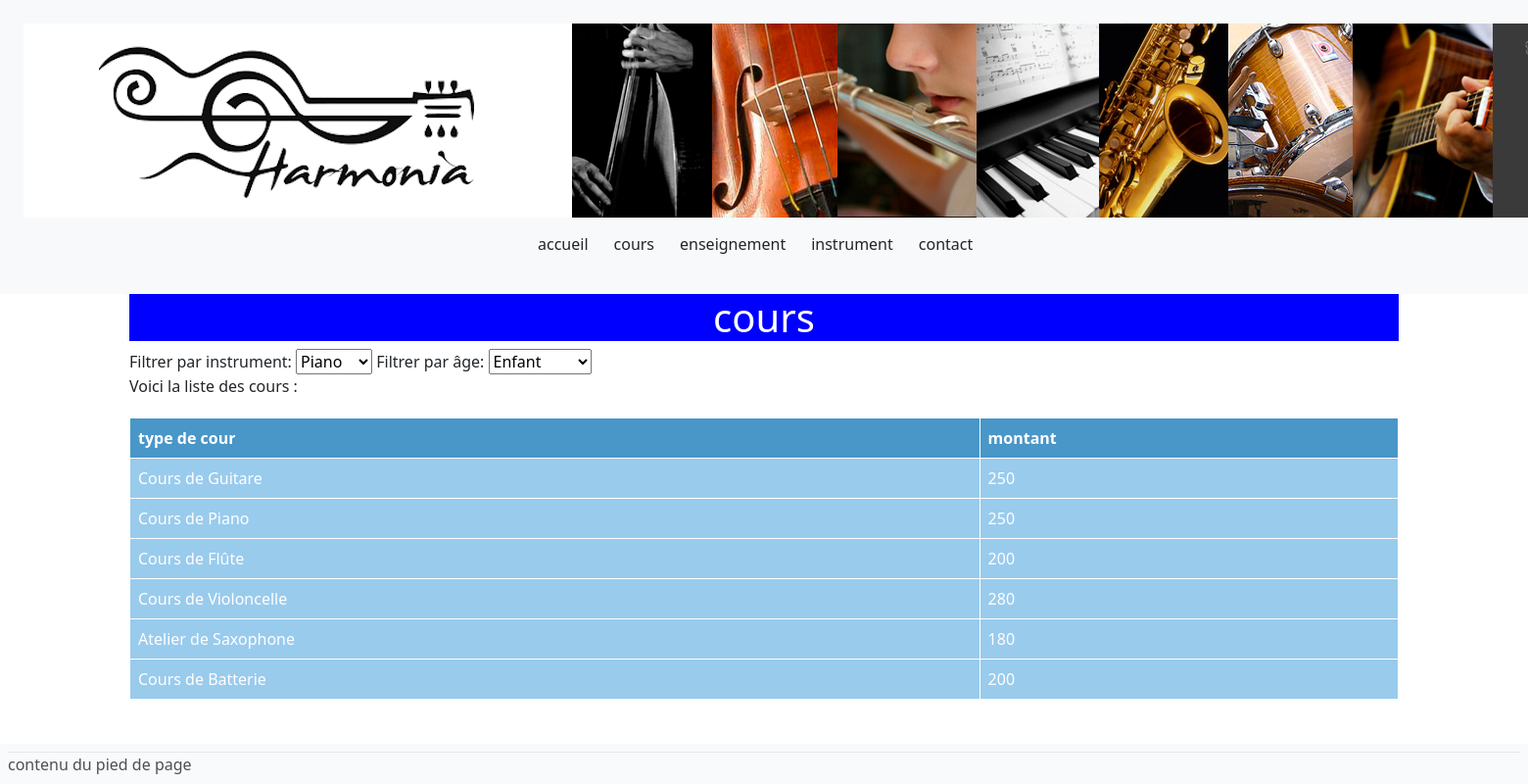
Page /index.php?action=cours on the committed database.
### tables this page shows
CREATE TABLE `cours` (
  `id` int(11) NOT NULL,
  `libelleCours` varchar(50) NOT NULL,
  `dateDebut` date DEFAULT NULL,
  `dateFin` date DEFAULT NULL,
  `ageMini` int(11) NOT NULL,
  `ageMaxi` int(11) NOT NULL,
  `nbPlaces` int(11) NOT NULL,
  `idInstrument` int(11) NOT NULL,
  `idTypeCours` int(11) NOT NULL,
  `idNiveauCours` int(11) NOT NULL,
  `idEnseignant` int(11) NOT NULL
);

CREATE TABLE `cours_types_tarifs` (
  `idTypeCours` int(11) NOT NULL,
  `idNiveauCours` int(11) NOT NULL,
  `montant` int(11) NOT NULL
);

### pages/cours.php (the view, shortened to what this page needs)
<header>
    <h1 class="titre-paragraphe">cours</h1>
</header>
<div id="filtr">
    <label for="instrument">Filtrer par instrument:</label>
    <select id="instrument">
        <option value="piano">Piano</option>
    </select>
    <label for="age">Filtrer par âge:</label>
    <select id="age">
        <option value="enfant">Enfant</option>
    </select>
</div>
<div id="lipsum">
    <p>
        Voici la liste des cours :
    </p>
</div>
<?php
$SQL = "SELECT cours.libelleCours, cours_types.libelle as 'typesdecours',cours_niveaux.libelle as 'niveaudecours', ecole_enseignants.nom, instruments_types.photo, cours_types_tarifs.montant
FROM cours
JOIN cours_types ON cours_types.id = cours.idTypeCours
JOIN ecole_enseignants ON ecole_enseignants.id = cours.idEnseignant
JOIN cours_types_tarifs ON cours_types.id = cours_types_tarifs.idTypeCours
JOIN cours_niveaux ON cours.idNiveauCours = cours_niveaux.id AND cours_types_tarifs.idNiveauCours = cours_niveaux.id
JOIN instruments_types ON cours.idInstrument = instruments_types.id;";
$stmt = $connexion->prepare($SQL);
$stmt->execute();
$lescours = $stmt->fetchAll(PDO::FETCH_ASSOC);
echo "<table class='tableaucours'>";
echo "<tr><th>type de cour</th><th>montant</th></tr>";
foreach ($lescours as $cours) {
    echo "<tr>";
    echo "<td>" . $cours["libelleCours"] . "</td>";
    echo "<td>" . $cours["montant"] . "</td>";
    echo "</tr>";
}
echo "</table>";
?>

### index.php (shortened to what this page needs)
<!doctype html>
<html lang="fr">
<?php
	include('routes.php');
?>
	<head>
			<link href="https://cdn.jsdelivr.net/npm/bootstrap@5.3.2/dist/css/bootstrap.min.css" rel="stylesheet">
			<link rel="stylesheet" href="template-css/style.css" media="screen" />
	</head>
	<body>
		<header class="bg-light text-dark p-4 bandeau-container sticky-top">
			<div class="banner">
				<?php include('bandeau.php'); ?>
			</div>
			<nav class="navbar navbar-expand-lg">
				<div class="container-fluid">
					<?php include('menu.php'); ?>
				</div>
			</nav>
		</header>
		<div class="container">
			<section>
				<?php include($content); ?>
			</section>
		</div>
		<footer class="bg-light text-dark p-2 fixed-bottom" style="opacity: 0.8;">
			<div class="d-flex flex-column flex-sm-row justify-content-between  border-top">
				<?php include('pied_page.php'); ?>
			</div>
		</footer>
	</body>
</html>

### bandeau.php
<img src="logo1600.png" alt="">

### menu.php (shortened to what this page needs)
<div class="entete" id="navbarSupportedContent">
	<ul class="navbar-nav me-auto mb-2 mb-lg-0">
		<li class="nav-item">
			<a class="btn btn-retro" href="index.php?action=accueil">
			<span class="icon-text">accueil</span></a>
		</li>
		<li class="nav-item">
			<a class="btn btn-retro" href="index.php?action=cours">
			<span class="icon-text">cours</span></a>
		</li>
		<li class="nav-item">
			<a class="btn btn-retro" href="index.php?action=enseignement">
			<span class="icon-text">enseignement</span></a>
		</li>
		<li class="nav-item">
			<a class="btn btn-retro" href="index.php?action=instrument">
			<span class="icon-text">instrument</span></a>
		</li>
		<li class="nav-item">
			<a class="btn btn-retro" href="index.php?action=contact">
			<span class="icon-text">contact</span></a>
		</li>
	</ul>
</div>

### pied_page.php
contenu du pied de page

### template-css/style.css (style rules this page uses)
h1 { background-color: blue; text-align: center; color: white; gap: 0.0.40px; }
#navbarSupportedContent { padding-left: 500px; font-size: large; }
.tableaucours { width: 100%; border-collapse: collapse; margin-top: 20px; background-color: rgba(52, 152, 219, 0.5); color: white; }
.tableaucours th, .tableaucours td { border: 1px solid #fff; padding: 8px; text-align: left; }
.tableaucours th { background-color: rgba(41, 128, 185, 0.7); }

### pages/cours.php (style rules this page uses)
.tableaucours { width: 100%; border-collapse: collapse; margin-top: 20px; background-color: rgba(52, 152, 219, 0.5); color: white; }
.tableaucours th, .tableaucours td { border: 1px solid #fff; padding: 8px; text-align: left; }
.tableaucours th { background-color: rgba(41, 128, 185, 0.7); }

### rows in the picture
cours: libelleCours "Cours de Guitare", cours_types_tarifs.montant "250"
cours: libelleCours "Cours de Piano", cours_types_tarifs.montant "250"
cours: libelleCours "Cours de Flûte", cours_types_tarifs.montant "200"
cours: libelleCours "Cours de Violoncelle", cours_types_tarifs.montant "280"
cours: libelleCours "Atelier de Saxophone", cours_types_tarifs.montant "180"
cours: libelleCours "Cours de Batterie", cours_types_tarifs.montant "200"
